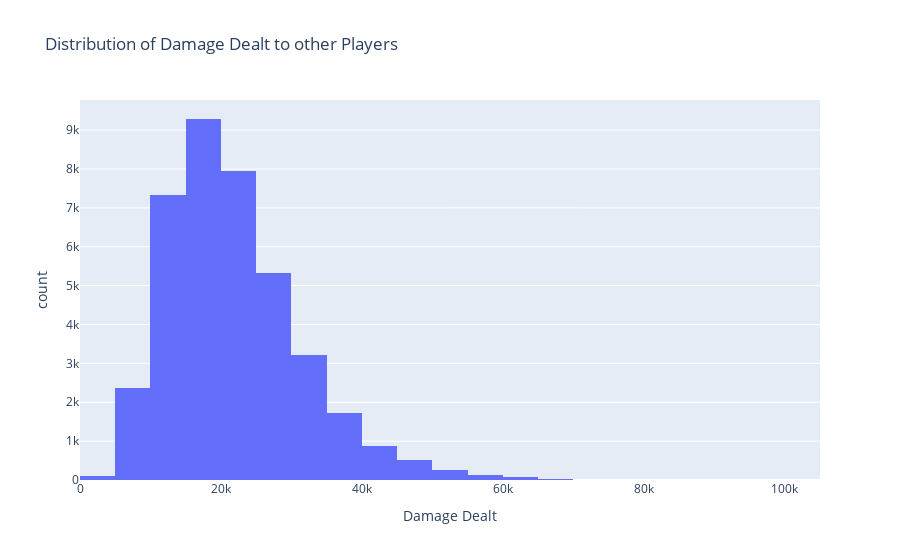

Source (notebook cell):
### Markdown cell above
**Earned gold column descriptions**:
The graph shows a relatively normal distribution based on its shape. The shape of the graph indicates a large cluster towards the bin between 5000 and 10,000 gold range which means most players in the 2024 season usually earn around 8000-9000 gold in their matches.

### Code cell
fig = px.histogram(game, x= 'damagetochampions', nbins= 25,
                  title= 'Distribution of Damage Dealt to other Players', 
                  labels = {'damagetochampions': 'Damage Dealt'})
fig.show()
fig.write_image("damage_distribution_plot.png")

### Figure 1 — Plotly figure (JSON) as saved in the notebook; plotly's stock layout.template omitted (floating-point values rounded to 4 significant figures; data arrays with more than 128 entries replaced by an {"elided": "..."} marker saying what was removed)
{"data": [{"bingroup": "x", "hovertemplate": "Damage Dealt=%{x}<br>count=%{y}<extra></extra>", "legendgroup": "", "marker": {"color": "#636efa", "pattern": {"shape": ""}}, "name": "", "nbinsx": 25, "orientation": "v", "showlegend": false, "type": "histogram", "x": {"elided": "39216 int values"}, "xaxis": "x", "yaxis": "y"}], "layout": {"autosize": true, "barmode": "relative", "legend": {"tracegroupgap": 0}, "title": {"text": "Distribution of Damage Dealt to other Players"}, "xaxis": {"anchor": "y", "autorange": true, "domain": [0, 1], "range": [-0.5, 105000.0], "title": {"text": "Damage Dealt"}, "type": "linear"}, "yaxis": {"anchor": "x", "autorange": true, "domain": [0, 1], "range": [0, 9775.0], "title": {"text": "count"}}}}
